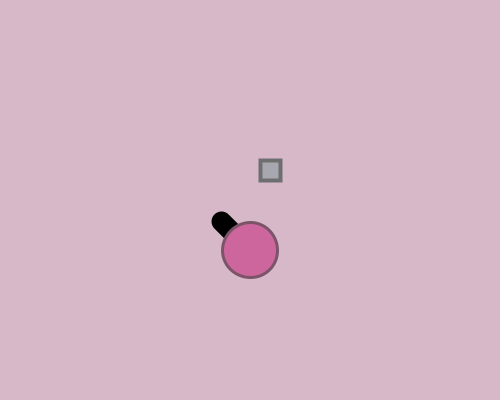
Frame 1 (no input)
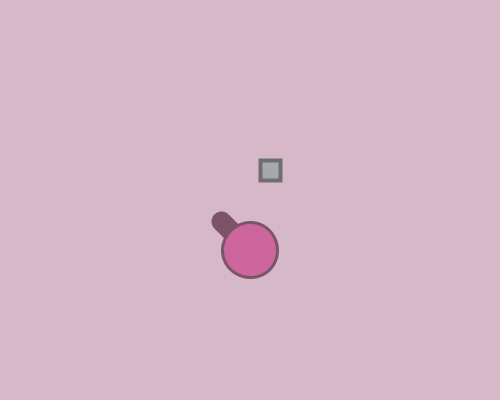
Frame 60 (the mouse pressed at the canvas centre just before this capture)
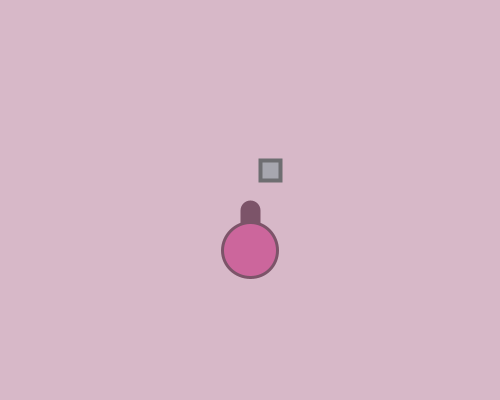
Frame 120 (the mouse held since frame 60 and released just before this capture)

The Processing sketch that drew these frames (run headless with seeded random() and noise(); from frame 60 on, the mouse is pressed at the canvas centre):

// Processing sketch: week07_02_arras02_atan_cos_sin
// ── week07_02_arras02_atan_cos_sin.pde
void setup(){
  size(500,400);
}
float x=250,y=250;
void draw(){
  background(215,184,200);
  float dx = mouseX-x,dy=mouseY-y;
  float a = atan2(dy,dx);//atan2長度
  strokeWeight(20);
  line(x,y,x+cos(a)*40,y+sin(a)*40);//cos()算出方向,sin()算出y方向
  
  fill(167,167,175);
  stroke(110,110,113);
  strokeWeight(4);
  rect(260,160,20,20);//砲管砲塔
  
  fill(204,102,156);
  stroke(124,84,105);
  strokeWeight(3);
  ellipse(x,y,55,55);
}
